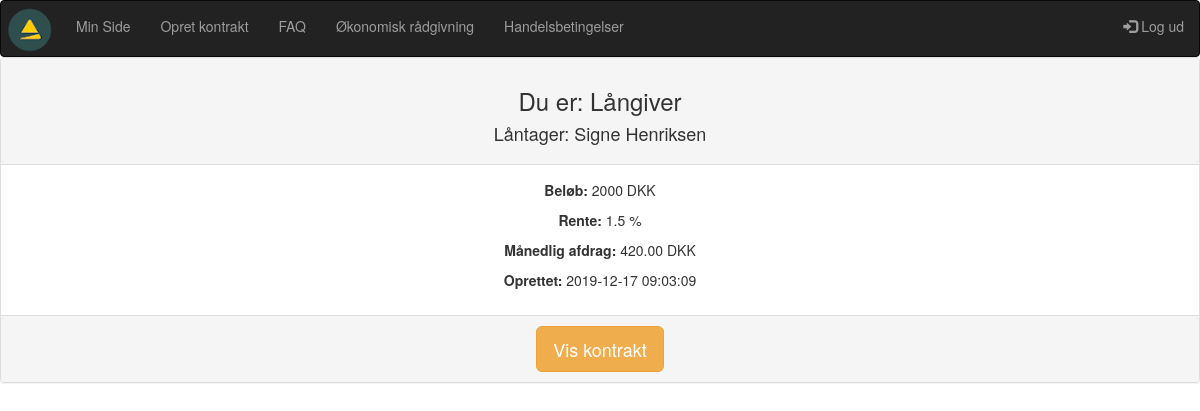
Screenshot of /mangler.php (signed in) with the database file from the repository.
### tables this page shows
CREATE TABLE `kontrakt` (
  `kontrakt_id` int(10) NOT NULL,
  `oprettetaf` int(10) NOT NULL,
  `laangiver_user_id` int(10) NOT NULL,
  `laantager_user_id` int(10) NOT NULL,
  `kontraktbrud_id` tinyint(4) NOT NULL,
  `rente_id` tinyint(4) NOT NULL,
  `beloeb_id` tinyint(4) NOT NULL,
  `bindingsperiode_id` tinyint(4) NOT NULL,
  `maanedlig_afdrag` float(15,10) NOT NULL,
  `laangiver_underskrift_id` varchar(40) DEFAULT NULL,
  `reg_underskrift_1` timestamp NULL DEFAULT NULL,
  `laantager_underskrift_id` varchar(40) DEFAULT NULL,
  `reg_underskrift_2` timestamp NULL DEFAULT NULL,
  `gebyr_id` tinyint(4) NOT NULL,
  `reg` datetime NOT NULL DEFAULT current_timestamp(),
  `value` int(11) DEFAULT 1
);

CREATE TABLE `users` (
  `user_id` int(10) NOT NULL,
  `fornavn` varchar(40) NOT NULL,
  `efternavn` varchar(40) NOT NULL,
  `mobil` int(12) NOT NULL,
  `mail` varchar(80) NOT NULL,
  `password` varchar(200) NOT NULL
);

CREATE TABLE `beloeb` (
  `beloeb_id` tinyint(4) NOT NULL,
  `beloeb` int(10) NOT NULL,
  `enhed_key` varchar(11) NOT NULL DEFAULT '1'
);

CREATE TABLE `rente` (
  `rente_id` tinyint(4) NOT NULL,
  `rente` float NOT NULL,
  `enhed_key` varchar(11) NOT NULL DEFAULT '2'
);

CREATE TABLE `enhedstabel` (
  `enhed_key` tinyint(4) NOT NULL,
  `enhed` varchar(11) NOT NULL
);

### mangler.php (the view, shortened to what this page needs)
<?
require_once("includes/header.php");
$user_id = $_SESSION['user_id'];
$query = "SELECT * FROM kontrakt , users WHERE (laangiver_user_id = '$user_id' OR laantager_user_id = '$user_id') AND value = '1' || value ='2' GROUP BY kontrakt_id";
$result = mysqli_query($con, $query);
if (!$result) die(mysqli_error($con));
else {
	$rows =mysqli_num_rows($result);
	if ($rows > 0) {
		while($row = mysqli_fetch_assoc($result)) {
			$kontrakt_id = $row['kontrakt_id'];
			$oprettetaf = $row['oprettetaf'];
			$laangiver_user_id = $row['laangiver_user_id'];
			$laantager_user_id = $row['laantager_user_id'];
			$laangiver_underskrift_id = $row['laangiver_underskrift_id'];
			$laantager_underskrift_id = $row['laantager_underskrift_id'];
			$kontraktbrud_id = $row['kontraktbrud_id'];
			$rente_id = $row['rente_id'];
			$beloeb_id = $row['beloeb_id'];
			$maanedlig_ad = $row['maanedlig_afdrag'];
            $maanedlig_afdrag = number_format(round($maanedlig_ad, 2), 2);
			$reg = $row['reg'];
			$querylog = "SELECT user_id, mail, fornavn, efternavn, mobil FROM users WHERE user_id = '$user_id'";
			$resultlog = mysqli_query($con, $querylog);
			$rowslog = mysqli_num_rows($resultlog);
			if($rowslog > 0) {
				while($rowlog = mysqli_fetch_assoc($resultlog)) {
					$user_idlog = $rowlog['user_id'];
								}
							}
					if ($user_idlog == $oprettetaf) {
						$owner = 'Yes';
					}
					else if($user_idlog != $oprettetaf) {
						$owner = 'No';
					}
					if ($user_idlog == $laangiver_user_id) {
						$role = 'giver';
						$counterpart = $laantager_user_id;
					}
					else {
						$role = 'receiver';
						$counterpart = $laangiver_user_id;
					}
				$queryc = "SELECT * FROM users WHERE user_id = '$counterpart'";
				$resultc = mysqli_query($con, $queryc);
				$rowsc = mysqli_num_rows($resultc);
				if($rowsc > 0) {
					while($rowc = mysqli_fetch_assoc($resultc)) {
						$fornavnc = $rowc['fornavn'];
						$efternavnc = $rowc['efternavn'];
					}
					}
			$querybeloeb = "SELECT * FROM beloeb WHERE beloeb_id = '$beloeb_id'";
            $resultb = mysqli_query($con, $querybeloeb);
			if (!$resultb) die(mysqli_error($con));
			else {
				$rowsb = mysqli_num_rows($resultb);
				if ($rowsb > 0) {
					while($rowb = mysqli_fetch_assoc($resultb)) {
						$beloebValue = $rowb['beloeb'];
					}
				}
				$queryk = "SELECT * FROM kontraktbrud WHERE kontraktbrud_id = '$kontraktbrud_id'";
				$resultk = mysqli_query($con, $queryk);
				if (!$resultk) die(mysqli_error($con));
				else {
					$queryr = "SELECT * FROM rente WHERE rente_id = '$rente_id'";
					$resultr = mysqli_query($con, $queryr);
					if (!$resultr) die(mysqli_query($con, $queryr));
					else {
						$rows = mysqli_num_rows($resultr);
						if ($rows > 0) {
							while($rowr = mysqli_fetch_assoc($resultr)) {
								$rente = $rowr['rente'];
								$enhed_key = $rowr['enhed_key'];
								$unitr = "SELECT * FROM enhedstabel WHERE enhed_key = '$enhed_key'";
								$resun = mysqli_query($con, $unitr);
								if (!$resun) die(mysqli_error($con, $unitr));
								else {
									$key = mysqli_fetch_assoc($resun);
									$enhedrente = $key['enhed'];
								}
							}
						}
					}
					if (($owner == 'Yes' && $laangiver_underskrift_id == '1') || ($owner == 'Yes' && $laantager_underskrift_id == '1')) {
						$value = '1';
					}
					else if (($owner == 'No' && $laangiver_underskrift_id == '1' && $laantager_underskrift_id == '1') || ($owner == 'No' && $laantager_underskrift_id == '1' && $laangiver_underskrift_id == '1')) {
						$value = '1';
					}
					if (($owner == 'Yes' && $laangiver_underskrift_id == '2' && $laantager_underskrift_id == '1') || ($owner == 'Yes' && $laantager_underskrift_id == '2' && $laangiver_underskrift_id == '1')) {
						$value = '2';
					}
					else if (($owner == 'No' && $laangiver_underskrift_id == '2' && $laantager_underskrift_id == '1') || ($owner == 'No' && $laantager_underskrift_id == '2' && $laangiver_underskrift_id == '1')) {
						$value = '2';
					}
					if ($role == 'giver') {
						$panelhead = 'Långiver';
					}
					else {
						$panelhead = "Låntager";
					}
					if ($owner == 'Yes') {
						$badge = "<span class='label label-success'>Ejer</span>";
					}
					else if ($owner == 'No') {
						$badge = "<span></span>";
					}
if(($value == '2' && $owner == 'No') || ($value == '1' && $owner == 'Yes' && $laantager_underskrift_id == '1' && $laangiver_underskrift_id == '1')) {
			echo '<div class="panel panel-default text-center">';
					echo '<div class="panel-heading">';
					echo "<h3>Du er: " . $panelhead . ' ' . $badge . "</h3>";
					if(($role == 'giver' && $owner == 'Yes') || ($role == 'giver' && $owner == 'No')) {
				    echo '<h4>Låntager: ' . $fornavnc . ' ' .$efternavnc . "</h4>";
					}
					else if (($role == 'receiver' && $owner == 'Yes') || ($role == 'receiver' && $owner == 'No')) {
						echo "<h4>Långiver: " . $fornavnc . ' ' . $efternavnc . "</h4>";
					}
					echo '</div>';
                    echo '<div class="panel-body">';
                    echo '<p><strong>Beløb: </strong>' . $beloebValue . ' DKK</p>';
                    echo '<p><strong>Rente: </strong>' . $rente . ' ' . $enhedrente . '</p>';
                    echo '<p><strong>Månedlig afdrag: </strong>'. $maanedlig_afdrag . ' DKK</p>';
                    echo '<p><strong>Oprettet: </strong>' . $reg . '</p>';
                    echo '</div>';
                    echo '<div class="panel-footer">';
					echo '<a href="viskontrakt.php?kontrakt_id2=' . $kontrakt_id . '"><button class="btn btn-warning btn-lg">Vis kontrakt</button></a>';
                    echo '</div>';
					echo '</div>';
} else {}
				}
			}
	}
} }
?>

### rows the page displays
kontrakt: laangiver_user.user_id "Långiver", users.fornavn "Signe", users.efternavn "Henriksen", beloeb.beloeb "2000", rente.rente "1.5", enhedstabel.enhed "%", maanedlig_afdrag "420.00", reg "2019-12-17 09:03:09"
